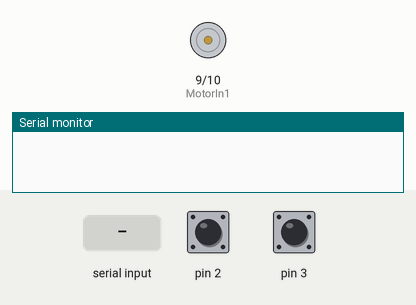
A sketch run on a simulated Arduino Uno, built with avr-gcc and run on an emulated ATmega328P. Parts: motor-driver pin pairs drawn as motors (green arrow = first pin HIGH = forward, orange = second pin HIGH = backward, longer = more drive), the last lines printed to the serial monitor. The inputs (shaded band) are chosen by the test bench; at power-on: pin 2 HIGH, pin 3 HIGH.

Above: at 1.2 s.
1.3 s: "#90\n" received over Serial
At 2.2 s:
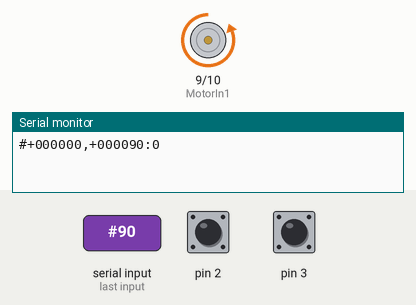
Timing chart, 0 to 4.3 s (numbered marks = the images above; inputs shaded):
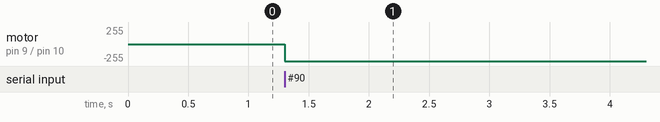

Measured:
- after the input at 1.3 s, motor on pin 9 (MotorIn1) / pin 10 (MotorIn2): stopped → backward 255/255 at once

The sketch:

SimulinkMotorEncoder_LimitBit.ino
```cpp
// Custom Libraries
#include <CEWBEncoder.h>
#include <CEWBFunctions.h>

// Motor Drive PWM Pins
#define MotorIn1 9   // Orange Wire
#define MotorIn2 10  // Blue Wire

// Encoder
CEWBEncoder enc1(2, 3, ENC2X);

// ── Change this to set the encoder limit ──────────────────
#define TARGET_POS 0   // encoder count to stop at (0 = disabled)
// ──────────────────────────────────────────────────────────

// State
long v_motor   = 0;
bool limit_hit = false;

uint8_t PWMVal = 0;

void spinMotor(long v);

void setup() {
  pinMode(MotorIn1, OUTPUT);
  pinMode(MotorIn2, OUTPUT);
  enc1.begin();
  Serial.begin(115200);
}

void loop() {

  // ---- Wait for request from Simulink ----
  if (Serial.available()) {
    String line = Serial.readStringUntil('\n');

    if (line.length() > 0 && line.charAt(0) == '#') {

      // Parse incoming: #voltage  (single value only)
      long v_cmd = 0;
      int parsed = sscanf(line.c_str(), "#%ld", &v_cmd);

      if (parsed == 1) {
        // Reset limit flag if Simulink commands zero voltage
        if (v_cmd == 0) {
          limit_hit = false;
        }
        v_motor = v_cmd;
      }

      // ---- Read encoder ----
      long p_encoder = enc1.getCount();

      // ---- Check limit ----
      if (TARGET_POS != 0 && !limit_hit) {
        bool passed = (v_motor > 0 && p_encoder >= TARGET_POS) ||
                      (v_motor < 0 && p_encoder <= -TARGET_POS);
        if (passed) {
          limit_hit = true;
          v_motor   = 0;   // cut motor
        }
      }

      // ---- Drive motor ----
      spinMotor(v_motor);

      // ---- Send response back to Simulink ----
      // Format: #±XXXXXX,±XXXXXX:B\n
      //   first value  = encoder count
      //   second value = voltage being applied
      //   B            = 1 if limit reached, 0 otherwise
      char tx_buf[24];
      snprintf(tx_buf, sizeof(tx_buf), "#%+07ld,%+07ld:%d\n",
               p_encoder, v_motor, limit_hit ? 1 : 0);
      Serial.print(tx_buf);
    }
  }
}

// Spin motor based on signed voltage value
void spinMotor(long v) {
  PWMVal = abs(voltToPWM((int)v));

  if (v >= 0) {
    digitalWrite(MotorIn1, LOW);
    analogWrite(MotorIn2, PWMVal);
  } else {
    digitalWrite(MotorIn2, LOW);
    analogWrite(MotorIn1, PWMVal);
  }
}
```
